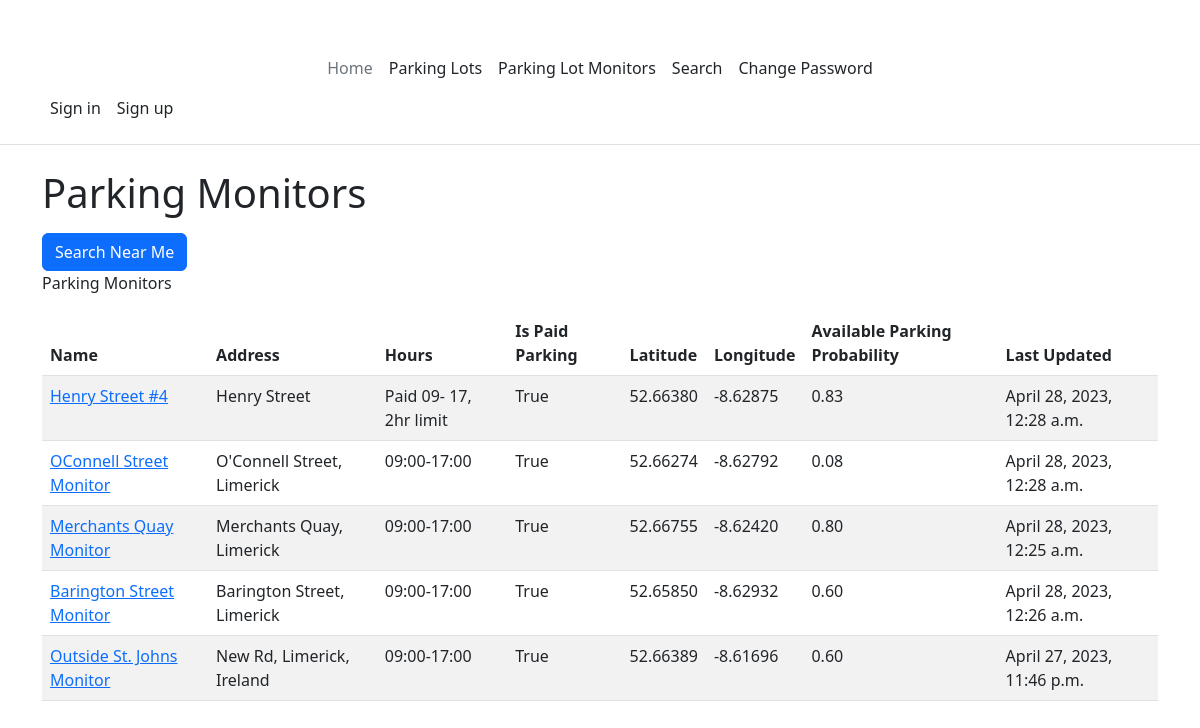
Screenshot of /parking-lot-monitors with the database file from the repository.
### PerfectParking/models.py (models this page shows, shortened)
class ParkingLotMonitor(models.Model):
    id = models.AutoField(primary_key=True)
    parkingLot = models.ForeignKey(ParkingLot, on_delete=models.CASCADE)
    name = models.CharField(max_length=100, unique=True)
    """The name of the parking lot monitor.
    This is the name that will be displayed to the user.
    Max length is 100 characters."""
    latitude = models.DecimalField(max_digits=17, decimal_places=15)
    """The latitude of the parking lot monitor"""
    longitude = models.DecimalField(max_digits=17, decimal_places=15)
    """The longitude of the parking lot monitor"""
    probabilityParkingAvailable = models.DecimalField(max_digits=5, decimal_places=2, default=0)
    """The probability that the parking lot is available."""
    free_parking_spaces = models.IntegerField(default=0)
    dateTimeLastUpdated = models.DateTimeField(auto_now=True)
    status = models.BooleanField(default=True)
    """status: True = online, False = offline"""
    image = models.ImageField(upload_to='images/parking-lot-monitor/', blank=True)

class ParkingLot(models.Model):
    id = models.AutoField(primary_key=True)
    name = models.CharField(max_length=100, unique=True)
    address = models.CharField(max_length=255)
    hours = models.CharField(max_length=255)
    isPaidParking = models.BooleanField(default=True)
    latitude = models.DecimalField(max_digits=17, decimal_places=15)
    longitude = models.DecimalField(max_digits=17, decimal_places=15)
    image = models.ImageField(upload_to='images/parking-lot/', blank=True)
    parking_spaces = models.IntegerField(default=1)

### PerfectParking/views.py (the view, shortened to what this page needs)
def parking_lot_monitors(request):
    parking_lot_monitors: list = ParkingLotMonitor.objects.all()
    return render(
        request,
        WebPages.PARKING_LOT_MONITORS,
        {"parking_lot_monitors": parking_lot_monitors},
    )

### PerfectParking/templates/website/parking-lot-monitors.html (shortened to what this page needs)
{% extends 'master.html' %}
{% load get_distance_from_lat_lang %}
{% load humanize %}
{% block main %}
<h1>Parking Monitors</h1>
<form method="post">
    <button type="submit" id="search-near-me-button" class="btn btn-primary">Search Near Me</button>
</form>
<p id="mydesc">Parking Monitors</p>
<table class="table table-striped" aria-describedby="mydesc">
    <thead>
        <tr>
            <th>Name</th>
            <th>Address</th>
            <th>Hours</th>
            <th>Is Paid Parking</th>
            <th>Latitude</th>
            <th>Longitude</th>
            <th>Available Parking Probability</th>
            <th>Last Updated</th>
        </tr>
    </thead>
    <tbody>
        {% for parking_monitor in parking_lot_monitors %}
        <tr>
            <td><a href="{% url 'parking-lot-monitor' parking_monitor.id %}">{{ parking_monitor.name }}</a></td>
            <td>{{ parking_monitor.parkingLot.address }}</td>
            <td>{{ parking_monitor.parkingLot.hours }}</td>
            <td>{{ parking_monitor.parkingLot.isPaidParking }}</td>
            <td>{{ parking_monitor.latitude|floatformat:5 }}</td>
            <td>{{ parking_monitor.longitude|floatformat:5 }}</td>
            <td>{{ parking_monitor.probabilityParkingAvailable|floatformat:2 }}</td>
            <td>{{ parking_monitor.dateTimeLastUpdated }}</td>
        {% endfor %}
    </tbody>
{% endblock %}

### rows the page displays
ParkingLotMonitor: name "Henry Street #4", parkingLot.address "Henry Street", parkingLot.hours "Paid 09- 17, 2hr limit", parkingLot.isPaidParking "True", latitude "52.66380", longitude "-8.62875", probabilityParkingAvailable "0.83", dateTimeLastUpdated "April 28, 2023, 12:28 a.m."
ParkingLotMonitor: name "OConnell Street Monitor", parkingLot.address "O'Connell Street, Limerick", parkingLot.hours "09:00-17:00", parkingLot.isPaidParking "True", latitude "52.66274", longitude "-8.62792", probabilityParkingAvailable "0.08", dateTimeLastUpdated "April 28, 2023, 12:28 a.m."
ParkingLotMonitor: name "Merchants Quay Monitor", parkingLot.address "Merchants Quay, Limerick", parkingLot.hours "09:00-17:00", parkingLot.isPaidParking "True", latitude "52.66755", longitude "-8.62420", probabilityParkingAvailable "0.80", dateTimeLastUpdated "April 28, 2023, 12:25 a.m."
ParkingLotMonitor: name "Barington Street Monitor", parkingLot.address "Barington Street, Limerick", parkingLot.hours "09:00-17:00", parkingLot.isPaidParking "True", latitude "52.65850", longitude "-8.62932", probabilityParkingAvailable "0.60", dateTimeLastUpdated "April 28, 2023, 12:26 a.m."
ParkingLotMonitor: name "Outside St. Johns Monitor", parkingLot.address "New Rd, Limerick, Ireland", parkingLot.hours "09:00-17:00", parkingLot.isPaidParking "True", latitude "52.66389", longitude "-8.61696", probabilityParkingAvailable "0.60", dateTimeLastUpdated "April 27, 2023, 11:46 p.m."
